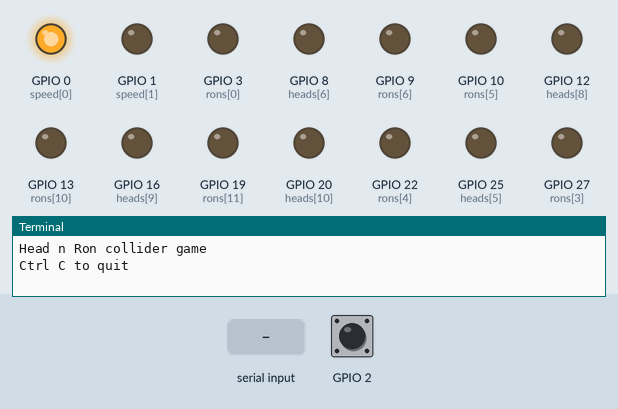
The program below on a simulated Raspberry Pi (BCM pin numbers). On the bench: output pins drawn as LEDs (lit = HIGH), the last lines printed to the terminal. Inputs (shaded band) come from the test bench; at power-on: GPIO 2 HIGH. Random numbers come from a fixed seed; sound played through the audio output is not drawn and takes no time; the clock reads 2024-03-15 10:24:30 at power-on unless the program sets it.

Above: at 1.2 s.
1.3 s: GPIO 2 pulled LOW for 0.15 s
2.9 s: "1" typed at the terminal, then Enter
At 3.7 s:
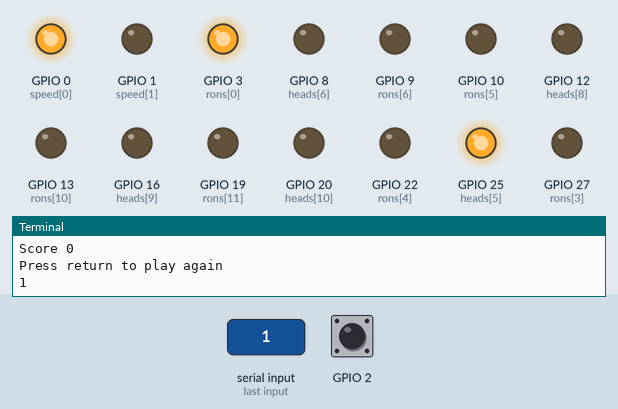
At 5.8 s:
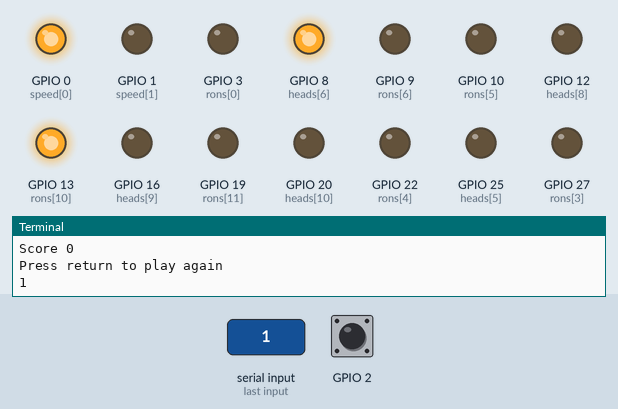
5.9 s: GPIO 2 pulled LOW for 1 s
8.4 s: "0" typed at the terminal, then Enter
At 11.3 s:
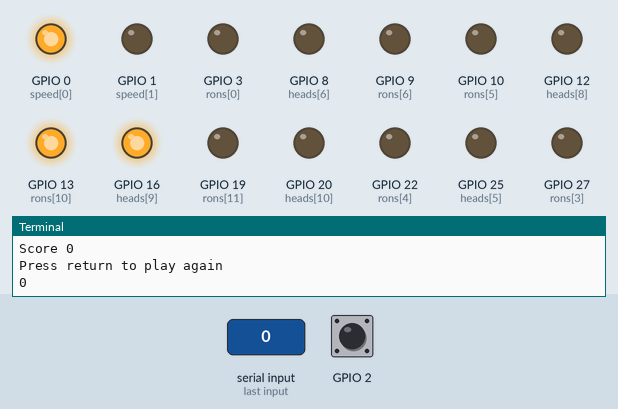
11.4 s: GPIO 2 pulled LOW for 3.2 s
16.1 s: "2" typed at the terminal, then Enter
At 17.2 s:
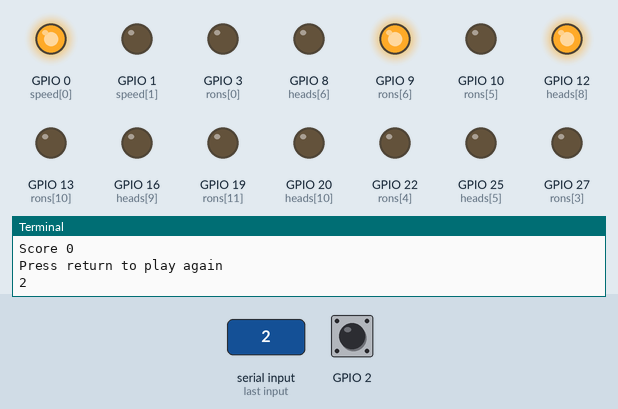
Timing chart, 0 to 20.1 s (numbered marks = the images above; inputs shaded):
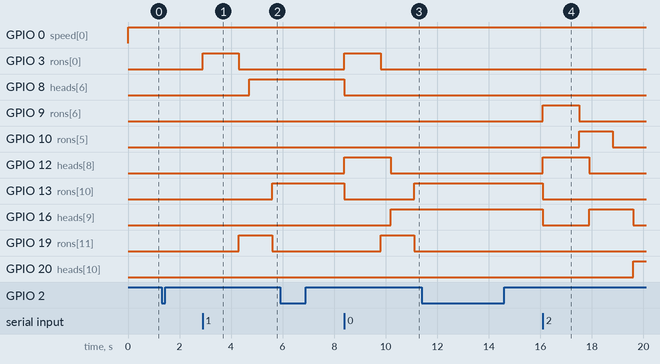

The program:

head_n_ron.py
```python
#!/usr/bin/env python3
# Head 'n Ron collider game
# By Mike Cook - August 2017

import pygame,time, random
import RPi.GPIO as io

pygame.init()
pygame.mixer.quit()
pygame.mixer.init(frequency=22050, size=-16, channels=2, buffer=512)
random.seed()

def main():
   global score, rightSpeed, speedThreshold, hInterval, rInterval
   global countR, countH
   print("Head n Ron collider game")
   print("Ctrl C to quit")
   init()
   while 1:
      clr()
      countR = random.randint(0,11)
      countH = random.randint(0,11)
      score = 0
      hInterval = 2.0 ; rInterval = 1.5
      speedThreshold = 1.0
      io.output(speed[0],1)
      io.output(speed[1],0)
      rightSpeed = False
      while playRound(): # keep going until you miss
        pass
      miss.play()
      print("Score",score)
      a = input("Press return to play again")

def playRound():
   global countH, countR, lastRon, lastHead, overlap, score
   global rightSpeed, rInterval, hInterval, speedThreshold
   done = False
   if time.time() - lastRon > rInterval:
      countR = moveR(countR)
      lastRon = time.time()
      if countR == countH:
        if io.input(2) ==1 :
            overlap = True

      if not rightSpeed and rInterval > speedInc:
        rInterval -= speedInc
        hInterval -= speedInc
        if rInterval < speedThreshold:
          io.output(speed[0],0)
          io.output(speed[1],1)
          rightSpeed = True
   if time.time() - lastHead > hInterval:
      countH = moveH(countH)
      lastHead = time.time()
      if countR == countH:
        if io.input(2) ==1 :
            overlap = True

   if countR != countH and overlap: # have they passed
      overlap = False

   if io.input(2) ==0 :
      if overlap and rightSpeed:
         print("bang")
         bang.play()
         while pygame.mixer.get_busy():
             pass
         overlap = False
         # make go faster
         if speedThreshold > speedInc:
            speedThreshold -= 0.1 # change colliding speed
         hInterval = 2.0 ; rInterval = 1.5
         score +=1
         io.output(speed[0],1)
         io.output(speed[1],0)
         rightSpeed = False
         time.sleep(0.8)
      else:
          if not rightSpeed:
            print("not going fast enough")
          else:
            print("not in the right position")
          done = True
   return not done

def moveH(count):
    io.output(heads[count],0)
    count += 1
    if count > 11:
        count = 0
    io.output(heads[count],1)
    return count

def moveR(count):
    io.output(rons[count],0)
    count -= 1
    if count < 0:
        count = 11
    io.output(rons[count],1)
    return count

def init():
   global heads, rons, speed, hInterval, rInterval
   global countH, countR, lastRon, lastHead, overlap
   global rightSpeed, speedInc, speedThreshold, bang, miss
   countH = 4 ; countR = 0
   lastRon = time.time()
   lastHead = time.time()
   overlap = False ; rightSpeed = False
   heads = [14,15,18,23,24,25,8,7,12,16,20,21]
   rons = [3,4,17,27,22,10,9,11,5,6,13,19]
   speed = [0,1] #speed LED
   hInterval = 2.0 ; rInterval = 1.5
   speedInc = 0.1
   speedThreshold = 1.0
   io.setwarnings(False)
   io.setmode(io.BCM)
   io.setup(heads, io.OUT)
   io.setup(rons, io.OUT)
   io.setup(speed, io.OUT)
   io.setup(2, io.IN) # foot switch
   bang = pygame.mixer.Sound("sounds/Screech.wav")
   miss = pygame.mixer.Sound("sounds/Spiral.wav")

def clr():
    for led in range(0,12):
       io.output(heads[led],0)
       io.output(rons[led],0)
    io.output(speed[0],0)
    io.output(speed[1],0)

# Main program logic:
if __name__ == '__main__':
   try:
      main()
   finally:
      clr()
      pygame.mixer.quit()
      pygame.quit() # close pygame
```

Measured:
- after the input at 2.9 s, GPIO 3 (rons[0]): LOW → HIGH at once, → LOW 1.4 s later; GPIO 8 (heads[6]): LOW → HIGH after 1.8 s; GPIO 13 (rons[10]): LOW → HIGH after 2.7 s; GPIO 19 (rons[11]): LOW → HIGH after 1.4 s, → LOW 1.3 s later; GPIO 25 (heads[5]): LOW → HIGH at once, → LOW 1.8 s later
- after the input at 8.4 s, GPIO 3 (rons[0]): LOW → HIGH at once, → LOW 1.4 s later; GPIO 8 (heads[6]): HIGH → LOW at once; GPIO 12 (heads[8]): LOW → HIGH at once, → LOW 1.8 s later; GPIO 13 (rons[10]): HIGH → LOW at once, → HIGH 2.7 s later; GPIO 16 (heads[9]): LOW → HIGH after 1.8 s
- after the input at 16.1 s, GPIO 9 (rons[6]): LOW → HIGH at once, → LOW 1.4 s later; GPIO 10 (rons[5]): LOW → HIGH after 1.4 s, → LOW 1.3 s later; GPIO 12 (heads[8]): LOW → HIGH at once, → LOW 1.8 s later; GPIO 13 (rons[10]): HIGH → LOW at once; GPIO 16 (heads[9]): HIGH → LOW at once, → HIGH 1.8 s later, → LOW 1.7 s later
